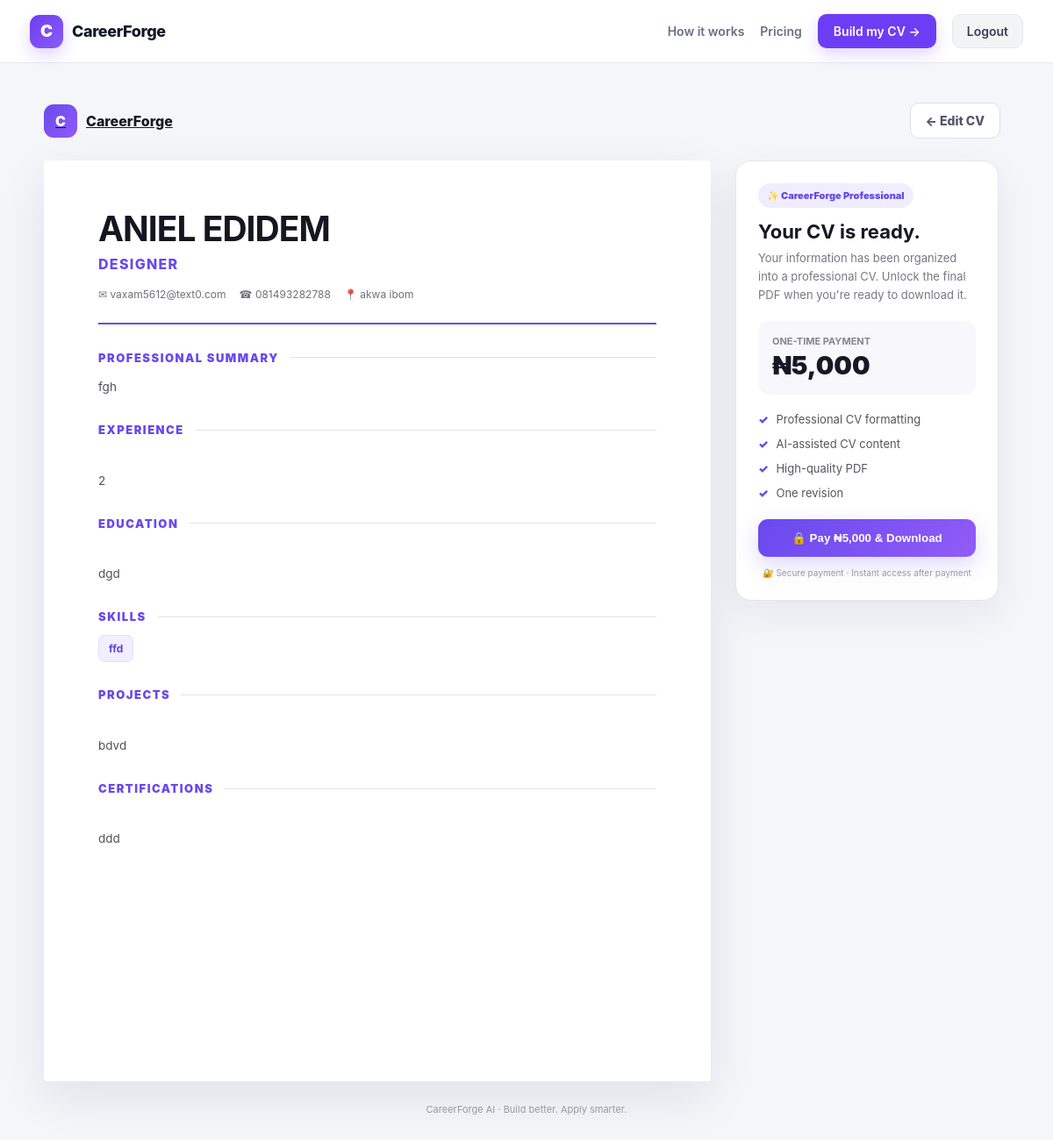
/cv/2/ (signed in), run on the app's committed database.
### cv/models.py (models this page shows, shortened)
class CVProfile(models.Model):
    user = models.ForeignKey(
        User,
        on_delete=models.CASCADE,
        related_name="cv_profiles",
        null=True,
        blank=True
    )
    full_name = models.CharField(max_length=150)
    email = models.EmailField()
    phone = models.CharField(max_length=40, blank=True)
    location = models.CharField(max_length=150, blank=True)
    target_role = models.CharField(max_length=150)
    bio = models.TextField(blank=True)
    education = models.TextField(blank=True)
    experience = models.TextField(blank=True)
    skills = models.TextField(blank=True)
    projects = models.TextField(blank=True)
    certifications = models.TextField(blank=True)
    linkedin = models.URLField(blank=True)
    github = models.URLField(blank=True)
    generated_summary = models.TextField(blank=True)
    generated_experience = models.TextField(blank=True)
    created_at = models.DateTimeField(auto_now_add=True)

### cv/views.py (the view)
# urls.py: path("cv/<int:pk>/", views.preview, name="preview"),
def preview(request, pk):
    profile = get_object_or_404(CVProfile, pk=pk)
    return render(request, "cv/preview.html", {"profile": profile})

### templates/cv/preview.html (shortened to what this page needs)
{% extends "base.html" %}
{% block content %}
<div class="preview-page">
    <div class="preview-topbar">
        <a href="/" class="preview-brand">
            <span class="preview-brand-icon">
                C
            </span>
            CareerForge
        </a>
        <div class="preview-actions">
            <a href="/" class="preview-edit">
                ← Edit CV
            </a>
        </div>
    </div>
    <div class="preview-layout">
        <article class="cv-paper" id="cv-preview">
            <header class="cv-header">
                <h1 class="cv-name">
                    {{ profile.full_name }}
                </h1>
                {% if profile.target_role %}
                    <div class="cv-role">
                        {{ profile.target_role }}
                    </div>
                {% endif %}
                <div class="cv-contact">
                    {% if profile.email %}
                        <span class="cv-contact-item">
                            ✉ {{ profile.email }}
                        </span>
                    {% endif %}
                    {% if profile.phone %}
                        <span class="cv-contact-item">
                            ☎ {{ profile.phone }}
                        </span>
                    {% endif %}
                    {% if profile.location %}
                        <span class="cv-contact-item">
                            📍 {{ profile.location }}
                        </span>
                    {% endif %}
                </div>
            </header>
            {% if profile.generated_summary or profile.bio %}
                <section class="cv-section">
                    <h2 class="cv-section-title">
                        Professional Summary
                    </h2>
                    <p class="cv-summary">
                        {{ profile.generated_summary|default:profile.bio }}
                    </p>
                </section>
            {% endif %}
            {% if profile.generated_experience or profile.experience %}
                <section class="cv-section">
                    <h2 class="cv-section-title">
                        Experience
                    </h2>
                    <p class="cv-content">
                        {{ profile.generated_experience|default:profile.experience }}
                    </p>
                </section>
            {% endif %}
            {% if profile.education %}
                <section class="cv-section">
                    <h2 class="cv-section-title">
                        Education
                    </h2>
                    <p class="cv-content">
                        {{ profile.education }}
                    </p>
                </section>
            {% endif %}
            {% if profile.skills %}
                <section class="cv-section">
                    <h2 class="cv-section-title">
                        Skills
                    </h2>
                    <div class="cv-skills">
                        {% for skill in profile.skills.split %}
                            <span class="cv-skill">
                                {{ skill }}
                            </span>
                        {% endfor %}
                    </div>
                </section>
            {% endif %}
            {% if profile.projects %}
                <section class="cv-section">
                    <h2 class="cv-section-title">
                        Projects
                    </h2>
                    <p class="cv-content">
                        {{ profile.projects }}
                    </p>
                </section>
            {% endif %}
            {% if profile.certifications %}
                <section class="cv-section">
                    <h2 class="cv-section-title">
                        Certifications
                    </h2>
                    <p class="cv-content">
                        {{ profile.certifications }}
                    </p>
                </section>
            {% endif %}
        </article>
        <aside class="business-card">
            <div class="business-badge">
                ✨ CareerForge Professional
            </div>
            <h2>
                Your CV is ready.
            </h2>
            <p>
                Your information has been organized into a
                professional CV. Unlock the final PDF when you're
                ready to download it.
            </p>
            <div class="price-box">
                <div class="price-label">
                    ONE-TIME PAYMENT
                </div>
                <div class="price">
                    ₦5,000
                </div>
            </div>
            <ul class="benefits">
                <li>
                    <span>✓</span>
                    Professional CV formatting
                </li>
                <li>
                    <span>✓</span>
                    AI-assisted CV content
                </li>
                <li>
                    <span>✓</span>
                    High-quality PDF
                </li>
                <li>
                    <span>✓</span>
                    One revision
                </li>
            </ul>
            <button
                type="button"
                class="pay-button"
                onclick="showPaymentMessage()"
            >
                🔒 Pay ₦5,000 & Download
            </button>
            <div class="secure-note">
                🔐 Secure payment · Instant access after payment
            </div>
        </aside>
    </div>
    <div class="preview-footer">
        CareerForge AI · Build better. Apply smarter.
    </div>
</div>
{% endblock %}

### templates/base.html (style rules this page uses)
* { box-sizing: border-box; }
body { margin: 0; font-family: Inter, -apple-system, BlinkMacSystemFont, "Segoe UI", Roboto, Helvetica, Arial, sans-serif; background: #f5f6fa; color: #111827; }

### templates/cv/preview.html (style rules this page uses)
.preview-page { min-height: 100vh; background: #f5f6fa; padding: 45px 20px 80px; }
.preview-topbar { max-width: 1100px; margin: 0 auto 25px; display: flex; justify-content: space-between; align-items: center; gap: 15px; }
.preview-brand { display: flex; align-items: center; gap: 10px; font-weight: 800; color: #171725; }
.preview-brand-icon { width: 38px; height: 38px; border-radius: 11px; background: linear-gradient(135deg, #6849ee, #925cf7); color: white; display: grid; place-items: center; font-weight: 900; }
.preview-actions { display: flex; align-items: center; gap: 10px; }
.preview-edit, .preview-download { padding: 11px 17px; border-radius: 10px; font-size: 14px; font-weight: 800; text-decoration: none; transition: .2s ease; }
.preview-edit { background: white; color: #555566; border: 1px solid #dedee8; }
.preview-layout { max-width: 1100px; margin: 0 auto; display: grid; grid-template-columns: minmax(0, 760px) 300px; gap: 28px; align-items: start; }
.cv-paper { background: #ffffff; min-height: 1050px; padding: 58px 62px; box-shadow: 0 18px 55px rgba(25, 20, 60, .09); border-radius: 4px; color: #22222d; }
.cv-header { border-bottom: 2px solid #6849ee; padding-bottom: 25px; margin-bottom: 30px; }
.cv-name { margin: 0; font-size: 39px; line-height: 1.05; letter-spacing: -1px; text-transform: uppercase; color: #161620; }
.cv-role { margin: 9px 0 17px; color: #6849ee; font-size: 16px; font-weight: 800; text-transform: uppercase; letter-spacing: 1.3px; }
.cv-contact { display: flex; flex-wrap: wrap; gap: 8px 15px; color: #6f6f7c; font-size: 12px; }
.cv-contact-item { display: inline-flex; align-items: center; gap: 6px; }
.cv-section { margin-top: 29px; }
.cv-section-title { display: flex; align-items: center; gap: 12px; margin: 0 0 13px; font-size: 13px; text-transform: uppercase; letter-spacing: 1.5px; color: #6849ee; font-weight: 900; }
.cv-section-title::after { content: ""; height: 1px; background: #e4e4eb; flex: 1; }
.cv-summary { color: #50505c; font-size: 13.5px; line-height: 1.8; margin: 0; }
.cv-content { white-space: pre-line; color: #50505c; font-size: 13.5px; line-height: 1.8; margin: 0; }
.cv-skills { display: flex; flex-wrap: wrap; gap: 8px; }
.cv-skill { background: #f1efff; color: #5c43d9; border: 1px solid #e4deff; padding: 7px 11px; border-radius: 7px; font-size: 12px; font-weight: 700; }
.business-card { position: sticky; top: 95px; background: white; border: 1px solid #e6e6ed; border-radius: 18px; padding: 25px; box-shadow: 0 15px 45px rgba(25, 20, 60, .07); }
.business-badge { display: inline-flex; background: #f0edff; color: #6548e6; padding: 7px 10px; border-radius: 999px; font-size: 11px; font-weight: 900; margin-bottom: 14px; }
.business-card h2 { margin: 0 0 7px; font-size: 22px; color: #171725; }
.business-card > p { color: #777786; font-size: 13px; line-height: 1.6; margin: 0 0 20px; }
.price-box { background: #f8f7fc; border-radius: 13px; padding: 16px; margin-bottom: 20px; }
.price-label { color: #858592; font-size: 11px; font-weight: 700; margin-bottom: 3px; }
.price { font-size: 29px; font-weight: 900; color: #171725; }
.benefits { list-style: none; padding: 0; margin: 0 0 22px; }
.benefits li { display: flex; gap: 9px; margin-bottom: 12px; color: #555562; font-size: 13px; }
.benefits li span { color: #6849ee; font-weight: 900; }
.pay-button { width: 100%; display: block; border: 0; border-radius: 11px; padding: 14px; background: linear-gradient(135deg, #6849ee, #925cf7); color: white; text-align: center; font-weight: 900; cursor: pointer; box-shadow: 0 9px 24px rgba(104, 73, 238, .22); }
.secure-note { text-align: center; margin-top: 12px; color: #9999a5; font-size: 10px; }
.preview-footer { max-width: 760px; margin: 25px auto 0; text-align: center; color: #9999a5; font-size: 11px; }

### data on the page
CVProfile: full_name "ANIEL EDIDEM", target_role "DESIGNER", email "vaxam5612@text0.com", phone "081493282788", location "akwa ibom", generated_summary "fgh", generated_experience "2", education "dgd", split "ffd", projects "bdvd", certifications "ddd"
